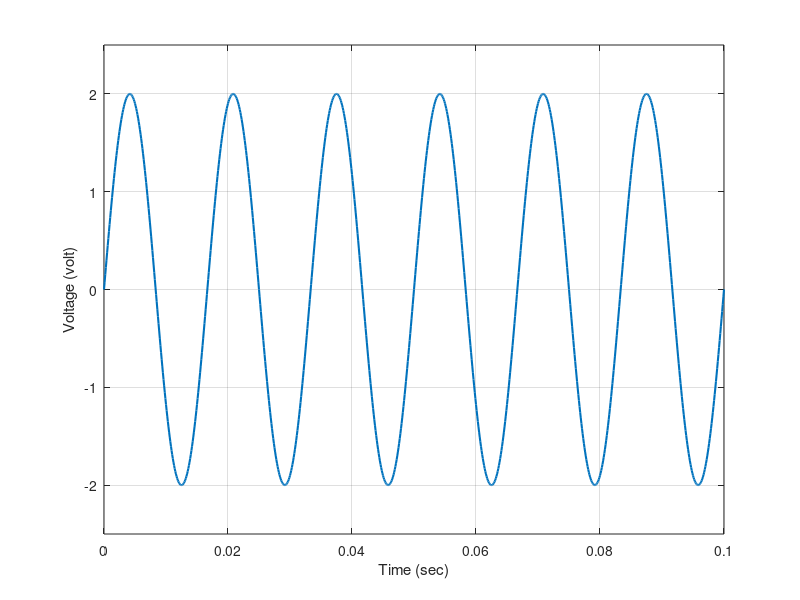

Recreate this plot in MATLAB.
% v(t)=10 sin(2*pi*f*t)
% f= 60 Hz; t= 0:0.1 sec
% Determine: Peak voltage, Vp
% Determine: Peak to peak voltage, Vpp
% Determine: RMS voltage, V_rms
% Determine: Average voltage, V_avg
% Determine: Instantaneous voltage at T=0.02 sec, v_inst
clc;clear;
f = 60;
t = 0:0.0001:0.1;
v = 2*sin(2*pi*f*t);
plot(t,v,'LineWidth',1.5);
xlabel('Time (sec)');
ylabel('Voltage (volt)');
ylim([-2.5 2.5]);
grid on;
Vp=max(abs(v));
fprintf('Peak voltage: %.3f\n',Vp);
Vpp=2*Vp;
fprintf('Peak to peak voltage: %.3f\n',Vpp);
V_rms=(1/sqrt(2))*Vp;
fprintf('RMS voltage: %.3f\n',V_rms);
V_avg=(2/pi)*Vp;
fprintf('Average voltage: %.3f\n',V_avg);
T=0.02;
V_inst=2*sin(2*pi*f*T);
fprintf('Instantaneous voltage at T=0.02 sec: %.3f\n',V_inst);